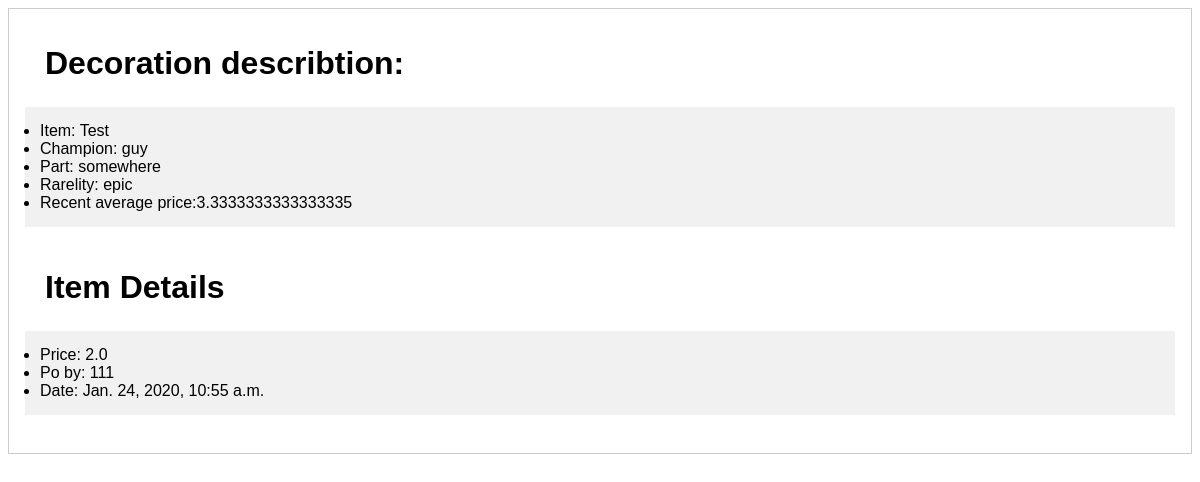
The page /dota2_deco/1/ on the database its author committed.
### dota2_deco/models.py (models this page shows, shortened)
class Decorations(models.Model):
    decoration_name = models.CharField(max_length=200)
    decoration_champion = models.CharField(max_length=50)
    decoration_part = models.CharField(max_length=50)
    decoration_rarelity = models.CharField(max_length=50)
    decoration_average_price = models.FloatField()

class Items(models.Model):
    item_id = models.AutoField(primary_key=True)
    item_type = models.ForeignKey(Decorations, on_delete=models.CASCADE)
    publisher_id = models.CharField(max_length=50)
    price = models.FloatField()
    pub_date = models.DateTimeField('date published')

### dota2_deco/views.py (the view)
# urls.py: path('<int:item_id>/', views.detail, name='detail'),
def detail(request, item_id):
    item = get_object_or_404(Items, pk=item_id)
    return render(request, 'dota2_deco/detail.html', {'item': item, 'decoration': item.item_type})

### dota2_deco/templates/dota2_deco/detail.html
<!DOCTYPE html>
{% load static %}
<html>
<head>
    <link rel="stylesheet" href="{% static 'detail_style.css' %}">
</head>
<body>
<form action="#" style="border:1px solid #ccc" method="POST">
<div class="container">
<h1>Decoration describtion:</h1>
<div class="decoration_info">
<ul>
  <li><label>Item:  </label>{{decoration.decoration_name}}</li>
  <li><label>Champion:  </label>{{decoration.decoration_champion}}</li>
  <li><label>Part:  </label>{{decoration.decoration_part}}</li>
  <li><label>Rarelity:  </label>{{decoration.decoration_rarelity}}</li>
  <li><label>Recent average price:</label>{{decoration.decoration_average_price}}</li>
</ul>
</div>
<h1>Item Details</h1>
<div class="item_info">
<ul>
  <li><label>Price:  </label>{{item.price}}</li>
  <li><label>Po by:  </label>{{item.publisher_id}}</li>
  <li><label>Date:  </label>{{item.pub_date}}</li>
</ul>
</div>
</form>
</body>
</html>

### dota2_deco/static/detail_style.css (style rules this page uses)
body { font-family: Arial, Helvetica, sans-serif; }
* { box-sizing: border-box }
h1 { margin: 20px; }
ul { width: 100%; padding: 15px; margin: 5px 0 22px 0; display: inline-block; border: none; background: #f1f1f1; }
.container { padding: 16px; }

### rows shown on the page
Decorations: decoration_name "Test", decoration_champion "guy", decoration_part "somewhere", decoration_rarelity "epic", decoration_average_price "3.3333333333333335"
Items: price "2.0", publisher_id "111", pub_date "Jan. 24, 2020, 10:55 a.m."
